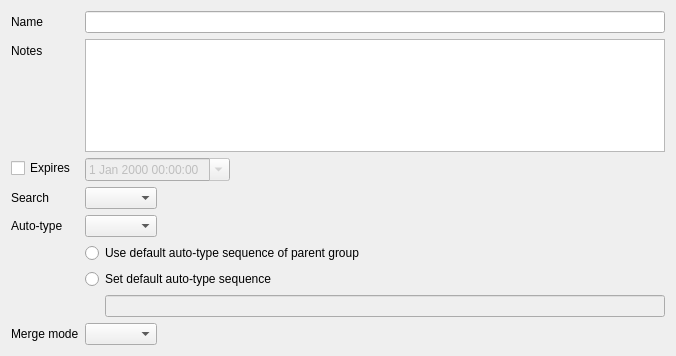
<?xml version="1.0" encoding="UTF-8"?>
<ui version="4.0">
 <class>EditGroupWidgetMain</class>
 <widget class="QWidget" name="EditGroupWidgetMain">
  <property name="geometry">
   <rect>
    <x>0</x>
    <y>0</y>
    <width>676</width>
    <height>356</height>
   </rect>
  </property>
  <layout class="QVBoxLayout" name="verticalLayout">
   <item>
    <layout class="QFormLayout" name="formLayout">
     <property name="fieldGrowthPolicy">
      <enum>QFormLayout::ExpandingFieldsGrow</enum>
     </property>
     <item row="0" column="0">
      <widget class="QLabel" name="labelName">
       <property name="text">
        <string>Name</string>
       </property>
      </widget>
     </item>
     <item row="0" column="1">
      <widget class="QLineEdit" name="editName"/>
     </item>
     <item row="1" column="0">
      <widget class="QLabel" name="labelNotes">
       <property name="text">
        <string>Notes</string>
       </property>
      </widget>
     </item>
     <item row="1" column="1">
      <widget class="QPlainTextEdit" name="editNotes"/>
     </item>
     <item row="2" column="0">
      <widget class="QCheckBox" name="expireCheck">
       <property name="text">
        <string>Expires</string>
       </property>
      </widget>
     </item>
     <item row="2" column="1">
      <widget class="QDateTimeEdit" name="expireDatePicker">
       <property name="enabled">
        <bool>false</bool>
       </property>
       <property name="calendarPopup">
        <bool>true</bool>
       </property>
      </widget>
     </item>
     <item row="3" column="0">
      <widget class="QLabel" name="searchLabel">
       <property name="text">
        <string>Search</string>
       </property>
      </widget>
     </item>
     <item row="3" column="1">
      <widget class="QComboBox" name="searchComboBox"/>
     </item>
     <item row="4" column="0">
      <widget class="QLabel" name="autotypeLabel">
       <property name="text">
        <string>Auto-type</string>
       </property>
      </widget>
     </item>
     <item row="4" column="1">
      <widget class="QComboBox" name="autotypeComboBox"/>
     </item>
     <item row="5" column="1">
      <widget class="QRadioButton" name="autoTypeSequenceInherit">
       <property name="text">
        <string>Use default auto-type sequence of parent group</string>
       </property>
      </widget>
     </item>
     <item row="6" column="1">
      <widget class="QRadioButton" name="autoTypeSequenceCustomRadio">
       <property name="text">
        <string>Set default auto-type sequence</string>
       </property>
      </widget>
     </item>
     <item row="7" column="1">
      <layout class="QHBoxLayout" name="horizontalLayout_2">
       <item>
        <spacer name="horizontalSpacer_2">
         <property name="orientation">
          <enum>Qt::Horizontal</enum>
         </property>
         <property name="sizeType">
          <enum>QSizePolicy::Fixed</enum>
         </property>
         <property name="sizeHint" stdset="0">
          <size>
           <width>20</width>
           <height>1</height>
          </size>
         </property>
        </spacer>
       </item>
       <item>
        <widget class="QLineEdit" name="autoTypeSequenceCustomEdit">
         <property name="enabled">
          <bool>false</bool>
         </property>
        </widget>
       </item>
      </layout>
     </item>
     <item row="8" column="0">
      <widget class="QLabel" name="mergeModeLabel">
       <property name="text">
        <string>Merge mode</string>
       </property>
      </widget>
     </item>
     <item row="8" column="1">
      <widget class="QComboBox" name="mergeModeCombo">
      </widget>
     </item>
    </layout>
   </item>
  </layout>
 </widget>
 <tabstops>
  <tabstop>editName</tabstop>
  <tabstop>editNotes</tabstop>
  <tabstop>expireCheck</tabstop>
  <tabstop>expireDatePicker</tabstop>
  <tabstop>searchComboBox</tabstop>
  <tabstop>autotypeComboBox</tabstop>
 </tabstops>
 <resources/>
 <connections/>
</ui>
